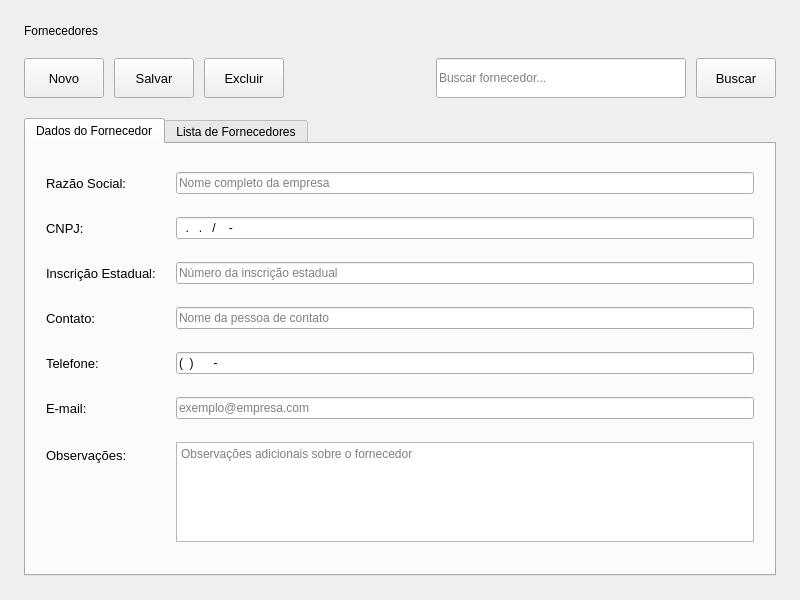
<?xml version='1.0' encoding='UTF-8'?>
<ui version="4.0">
  <class>FornecedoresWidget</class>
  <widget class="QWidget" name="FornecedoresWidget">
    <property name="geometry">
      <rect>
        <x>0</x>
        <y>0</y>
        <width>800</width>
        <height>600</height>
      </rect>
    </property>
    <property name="windowTitle">
      <string>Fornecedores</string>
    </property>
    <layout class="QVBoxLayout" name="verticalLayout">
      <property name="spacing">
        <number>20</number>
      </property>
      <property name="leftMargin">
        <number>24</number>
      </property>
      <property name="topMargin">
        <number>24</number>
      </property>
      <property name="rightMargin">
        <number>24</number>
      </property>
      <property name="bottomMargin">
        <number>24</number>
      </property>
      <item>
        <widget class="QLabel" name="lbl_title">
          <property name="text">
            <string>Fornecedores</string>
          </property>
          <property name="alignment">
            <set>Qt::AlignmentFlag::AlignLeft | Qt::AlignmentFlag::AlignVCenter</set>
          </property>
        </widget>
      </item>
      <item>
        <layout class="QHBoxLayout" name="horizontalLayout">
          <property name="spacing">
            <number>10</number>
          </property>
          <property name="leftMargin">
            <number>0</number>
          </property>
          <property name="topMargin">
            <number>0</number>
          </property>
          <property name="rightMargin">
            <number>0</number>
          </property>
          <property name="bottomMargin">
            <number>0</number>
          </property>
          <item>
            <widget class="QPushButton" name="btn_novo">
              <property name="minimumSize">
                <size>
                  <width>0</width>
                  <height>40</height>
                </size>
              </property>
              <property name="font">
                <font>
                  <family>Segoe UI</family>
                  <pointsize>10</pointsize>
                </font>
              </property>
              <property name="cursor">
                <cursorShape>PointingHandCursor</cursorShape>
              </property>
              <property name="toolTip">
                <string>Adicionar novo fornecedor</string>
              </property>
              <property name="text">
                <string>Novo</string>
              </property>
            </widget>
          </item>
          <item>
            <widget class="QPushButton" name="btn_salvar">
              <property name="minimumSize">
                <size>
                  <width>0</width>
                  <height>40</height>
                </size>
              </property>
              <property name="font">
                <font>
                  <family>Segoe UI</family>
                  <pointsize>10</pointsize>
                </font>
              </property>
              <property name="cursor">
                <cursorShape>PointingHandCursor</cursorShape>
              </property>
              <property name="toolTip">
                <string>Salvar fornecedor atual</string>
              </property>
              <property name="text">
                <string>Salvar</string>
              </property>
            </widget>
          </item>
          <item>
            <widget class="QPushButton" name="btn_excluir">
              <property name="minimumSize">
                <size>
                  <width>0</width>
                  <height>40</height>
                </size>
              </property>
              <property name="font">
                <font>
                  <family>Segoe UI</family>
                  <pointsize>10</pointsize>
                </font>
              </property>
              <property name="cursor">
                <cursorShape>PointingHandCursor</cursorShape>
              </property>
              <property name="toolTip">
                <string>Excluir fornecedor selecionado</string>
              </property>
              <property name="text">
                <string>Excluir</string>
              </property>
            </widget>
          </item>
          <item>
            <spacer name="horizontalSpacer">
              <property name="orientation">
                <enum>Qt::Orientation::Horizontal</enum>
              </property>
              <property name="sizeHint" stdset="0">
                <size>
                  <width>40</width>
                  <height>20</height>
                </size>
              </property>
            </spacer>
          </item>
          <item>
            <widget class="QLineEdit" name="txt_buscar">
              <property name="minimumSize">
                <size>
                  <width>250</width>
                  <height>40</height>
                </size>
              </property>
              <property name="placeholderText">
                <string>Buscar fornecedor...</string>
              </property>
            </widget>
          </item>
          <item>
            <widget class="QPushButton" name="btn_buscar">
              <property name="minimumSize">
                <size>
                  <width>0</width>
                  <height>40</height>
                </size>
              </property>
              <property name="font">
                <font>
                  <family>Segoe UI</family>
                  <pointsize>10</pointsize>
                </font>
              </property>
              <property name="cursor">
                <cursorShape>PointingHandCursor</cursorShape>
              </property>
              <property name="toolTip">
                <string>Buscar fornecedores</string>
              </property>
              <property name="text">
                <string>Buscar</string>
              </property>
            </widget>
          </item>
        </layout>
      </item>
      <item>
        <widget class="QTabWidget" name="tab_widget">
          <property name="currentIndex">
            <number>0</number>
          </property>
          <widget class="QWidget" name="tab_dados">
            <attribute name="title">
              <string>Dados do Fornecedor</string>
            </attribute>
            <layout class="QVBoxLayout" name="verticalLayout_2">
              <property name="spacing">
                <number>20</number>
              </property>
              <property name="leftMargin">
                <number>20</number>
              </property>
              <property name="topMargin">
                <number>20</number>
              </property>
              <property name="rightMargin">
                <number>20</number>
              </property>
              <property name="bottomMargin">
                <number>20</number>
              </property>
              <item>
                <layout class="QFormLayout" name="formLayout">
                  <property name="fieldGrowthPolicy">
                    <enum>QFormLayout::FieldGrowthPolicy::AllNonFixedFieldsGrow</enum>
                  </property>
                  <property name="horizontalSpacing">
                    <number>20</number>
                  </property>
                  <property name="verticalSpacing">
                    <number>15</number>
                  </property>
                  <property name="leftMargin">
                    <number>0</number>
                  </property>
                  <property name="topMargin">
                    <number>0</number>
                  </property>
                  <property name="rightMargin">
                    <number>0</number>
                  </property>
                  <property name="bottomMargin">
                    <number>0</number>
                  </property>
                  <item row="0" column="0">
                    <widget class="QLabel" name="lbl_razao_social">
                      <property name="font">
                        <font>
                          <family>Segoe UI</family>
                          <pointsize>10</pointsize>
                        </font>
                      </property>
                      <property name="text">
                        <string>Razão Social:</string>
                      </property>
                      <property name="buddy">
                        <cstring>txt_razao_social</cstring>
                      </property>
                    </widget>
                  </item>
                  <item row="0" column="1">
                    <widget class="QLineEdit" name="txt_razao_social">
                      <property name="placeholderText">
                        <string>Nome completo da empresa</string>
                      </property>
                    </widget>
                  </item>
                  <item row="1" column="0">
                    <widget class="QLabel" name="lbl_cnpj">
                      <property name="font">
                        <font>
                          <family>Segoe UI</family>
                          <pointsize>10</pointsize>
                        </font>
                      </property>
                      <property name="text">
                        <string>CNPJ:</string>
                      </property>
                      <property name="buddy">
                        <cstring>txt_cnpj</cstring>
                      </property>
                    </widget>
                  </item>
                  <item row="1" column="1">
                    <widget class="QLineEdit" name="txt_cnpj">
                      <property name="inputMask">
                        <string>99.999.999/9999-99</string>
                      </property>
                      <property name="placeholderText">
                        <string>00.000.000/0000-00</string>
                      </property>
                    </widget>
                  </item>
                  <item row="2" column="0">
                    <widget class="QLabel" name="lbl_inscricao_estadual">
                      <property name="font">
                        <font>
                          <family>Segoe UI</family>
                          <pointsize>10</pointsize>
                        </font>
                      </property>
                      <property name="text">
                        <string>Inscrição Estadual:</string>
                      </property>
                      <property name="buddy">
                        <cstring>txt_inscricao_estadual</cstring>
                      </property>
                    </widget>
                  </item>
                  <item row="2" column="1">
                    <widget class="QLineEdit" name="txt_inscricao_estadual">
                      <property name="placeholderText">
                        <string>Número da inscrição estadual</string>
                      </property>
                    </widget>
                  </item>
                  <item row="3" column="0">
                    <widget class="QLabel" name="lbl_contato">
                      <property name="font">
                        <font>
                          <family>Segoe UI</family>
                          <pointsize>10</pointsize>
                        </font>
                      </property>
                      <property name="text">
                        <string>Contato:</string>
                      </property>
                      <property name="buddy">
                        <cstring>txt_contato</cstring>
                      </property>
                    </widget>
                  </item>
                  <item row="3" column="1">
                    <widget class="QLineEdit" name="txt_contato">
                      <property name="placeholderText">
                        <string>Nome da pessoa de contato</string>
                      </property>
                    </widget>
                  </item>
                  <item row="4" column="0">
                    <widget class="QLabel" name="lbl_telefone">
                      <property name="font">
                        <font>
                          <family>Segoe UI</family>
                          <pointsize>10</pointsize>
                        </font>
                      </property>
                      <property name="text">
                        <string>Telefone:</string>
                      </property>
                      <property name="buddy">
                        <cstring>txt_telefone</cstring>
                      </property>
                    </widget>
                  </item>
                  <item row="4" column="1">
                    <widget class="QLineEdit" name="txt_telefone">
                      <property name="inputMask">
                        <string>(99) 99999-9999</string>
                      </property>
                      <property name="placeholderText">
                        <string>(00) 00000-0000</string>
                      </property>
                    </widget>
                  </item>
                  <item row="5" column="0">
                    <widget class="QLabel" name="lbl_email">
                      <property name="font">
                        <font>
                          <family>Segoe UI</family>
                          <pointsize>10</pointsize>
                        </font>
                      </property>
                      <property name="text">
                        <string>E-mail:</string>
                      </property>
                      <property name="buddy">
                        <cstring>txt_email</cstring>
                      </property>
                    </widget>
                  </item>
                  <item row="5" column="1">
                    <widget class="QLineEdit" name="txt_email">
                      <property name="placeholderText">
                        <string>exemplo@empresa.com</string>
                      </property>
                    </widget>
                  </item>
                  <item row="6" column="0">
                    <widget class="QLabel" name="lbl_observacoes">
                      <property name="font">
                        <font>
                          <family>Segoe UI</family>
                          <pointsize>10</pointsize>
                        </font>
                      </property>
                      <property name="text">
                        <string>Observações:</string>
                      </property>
                      <property name="buddy">
                        <cstring>txt_observacoes</cstring>
                      </property>
                    </widget>
                  </item>
                  <item row="6" column="1">
                    <widget class="QTextEdit" name="txt_observacoes">
                      <property name="maximumSize">
                        <size>
                          <width>16777215</width>
                          <height>100</height>
                        </size>
                      </property>
                      <property name="placeholderText">
                        <string>Observações adicionais sobre o fornecedor</string>
                      </property>
                    </widget>
                  </item>
                </layout>
              </item>
            </layout>
          </widget>
          <widget class="QWidget" name="tab_lista">
            <attribute name="title">
              <string>Lista de Fornecedores</string>
            </attribute>
            <layout class="QVBoxLayout" name="verticalLayout_3">
              <property name="spacing">
                <number>20</number>
              </property>
              <property name="leftMargin">
                <number>20</number>
              </property>
              <property name="topMargin">
                <number>20</number>
              </property>
              <property name="rightMargin">
                <number>20</number>
              </property>
              <property name="bottomMargin">
                <number>20</number>
              </property>
              <item>
                <widget class="QTableView" name="tbl_fornecedores">
                  <property name="alternatingRowColors">
                    <bool>true</bool>
                  </property>
                  <property name="selectionBehavior">
                    <enum>QAbstractItemView::SelectionBehavior::SelectRows</enum>
                  </property>
                  <attribute name="horizontalHeaderStretchLastSection">
                    <bool>true</bool>
                  </attribute>
                  <attribute name="verticalHeaderVisible">
                    <bool>false</bool>
                  </attribute>
                </widget>
              </item>
            </layout>
          </widget>
        </widget>
      </item>
    </layout>
  </widget>
  <tabstops>
    <tabstop>btn_novo</tabstop>
    <tabstop>btn_salvar</tabstop>
    <tabstop>btn_excluir</tabstop>
    <tabstop>txt_buscar</tabstop>
    <tabstop>btn_buscar</tabstop>
    <tabstop>tab_widget</tabstop>
    <tabstop>txt_razao_social</tabstop>
    <tabstop>txt_cnpj</tabstop>
    <tabstop>txt_inscricao_estadual</tabstop>
    <tabstop>txt_contato</tabstop>
    <tabstop>txt_telefone</tabstop>
    <tabstop>txt_email</tabstop>
    <tabstop>txt_observacoes</tabstop>
    <tabstop>tbl_fornecedores</tabstop>
  </tabstops>
  <resources />
  <connections />
</ui>
